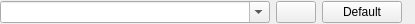
<?xml version="1.0" encoding="UTF-8"?>
<ui version="4.0">
 <class>GameExecutablePicker</class>
 <widget class="QWidget" name="GameExecutablePicker">
  <property name="geometry">
   <rect>
    <x>0</x>
    <y>0</y>
    <width>415</width>
    <height>24</height>
   </rect>
  </property>
  <property name="windowTitle">
   <string>Form</string>
  </property>
  <layout class="QHBoxLayout" name="horizontalLayout">
   <property name="leftMargin">
    <number>0</number>
   </property>
   <property name="topMargin">
    <number>0</number>
   </property>
   <property name="rightMargin">
    <number>0</number>
   </property>
   <property name="bottomMargin">
    <number>0</number>
   </property>
   <item>
    <widget class="QComboBox" name="executableInput">
     <property name="sizePolicy">
      <sizepolicy hsizetype="Expanding" vsizetype="Fixed">
       <horstretch>0</horstretch>
       <verstretch>0</verstretch>
      </sizepolicy>
     </property>
     <property name="editable">
      <bool>true</bool>
     </property>
    </widget>
   </item>
   <item>
    <widget class="QPushButton" name="btnBrowse">
     <property name="toolTip">
      <string>Browse</string>
     </property>
    </widget>
   </item>
   <item>
    <widget class="QPushButton" name="btnDefaultExecutable">
     <property name="sizePolicy">
      <sizepolicy hsizetype="Minimum" vsizetype="Fixed">
       <horstretch>0</horstretch>
       <verstretch>0</verstretch>
      </sizepolicy>
     </property>
     <property name="text">
      <string>Default</string>
     </property>
     <property name="icon">
      <iconset resource="../../../../media/resources.qrc">
       <normaloff>:/icons/doomseeker.png</normaloff>:/icons/doomseeker.png</iconset>
     </property>
    </widget>
   </item>
   <item>
    <widget class="QLabel" name="lblWarning">
     <property name="sizePolicy">
      <sizepolicy hsizetype="Maximum" vsizetype="Maximum">
       <horstretch>0</horstretch>
       <verstretch>0</verstretch>
      </sizepolicy>
     </property>
     <property name="maximumSize">
      <size>
       <width>20</width>
       <height>20</height>
      </size>
     </property>
     <property name="toolTip">
      <string>This map isn't present on the map list. The game may misbehave.</string>
     </property>
     <property name="pixmap">
      <pixmap resource="../../../../media/resources.qrc">:/icons/exclamation.png</pixmap>
     </property>
     <property name="scaledContents">
      <bool>true</bool>
     </property>
    </widget>
   </item>
  </layout>
 </widget>
 <resources>
  <include location="../../../../media/resources.qrc"/>
 </resources>
 <connections>
  <connection>
   <sender>btnBrowse</sender>
   <signal>clicked()</signal>
   <receiver>GameExecutablePicker</receiver>
   <slot>browse()</slot>
   <hints>
    <hint type="sourcelabel">
     <x>297</x>
     <y>13</y>
    </hint>
    <hint type="destinationlabel">
     <x>261</x>
     <y>22</y>
    </hint>
   </hints>
  </connection>
  <connection>
   <sender>btnDefaultExecutable</sender>
   <signal>clicked()</signal>
   <receiver>GameExecutablePicker</receiver>
   <slot>setExecutableToDefault()</slot>
   <hints>
    <hint type="sourcelabel">
     <x>356</x>
     <y>10</y>
    </hint>
    <hint type="destinationlabel">
     <x>393</x>
     <y>16</y>
    </hint>
   </hints>
  </connection>
 </connections>
 <slots>
  <slot>browse()</slot>
  <slot>setExecutableToDefault()</slot>
 </slots>
</ui>
